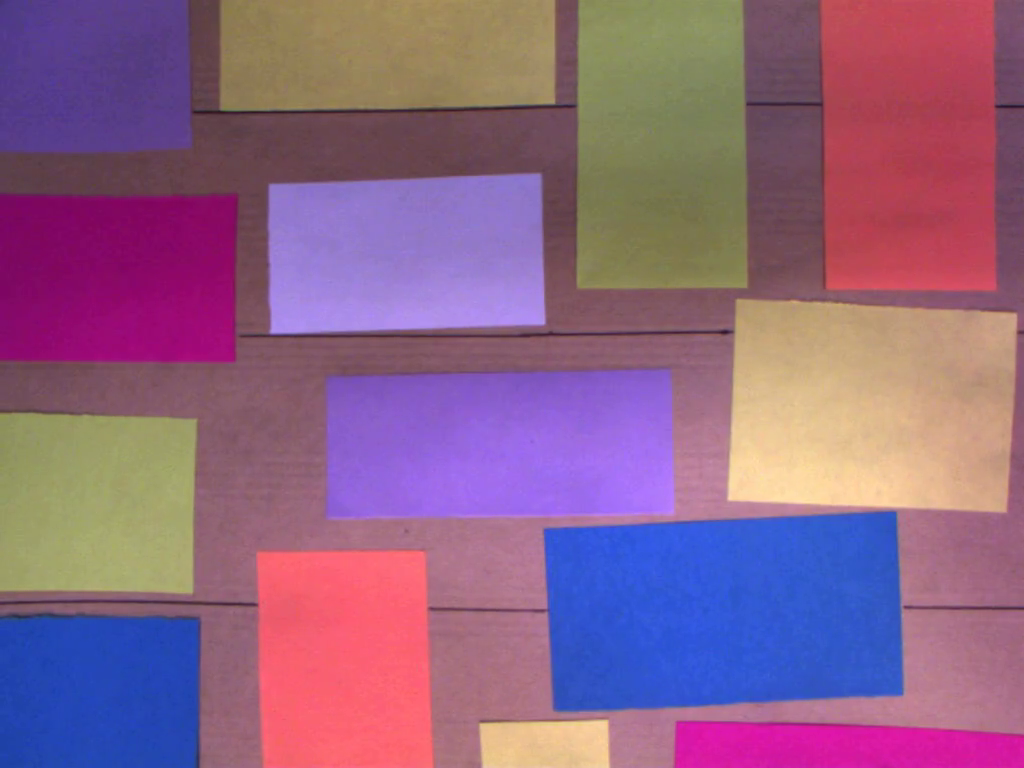
#> input picture frame 11 of paperEval.mp4, 1024 x 768 px
$ python final.py
#> lines starting #> are read from the running program, lines starting #| are printed output that depends on the picture; after the words box and inside, x2 and y2 are one past the last pixel; in counts of white or black regions, pixels touching at a corner belong together
#!/usr/bin/env python3
# -*- coding: utf-8 -*-
"""
Created on Sat Oct 23 10:32:04 2021

@author: zeng
"""

#!/usr/bin/env python3
# -*- coding: utf-8 -*-
"""
Created on Mon Oct  4 11:29:51 2021

@author: zeng
"""

import cv2
import numpy as np


lower_blue = np.array([110,150,50])
upper_blue = np.array([120,255,255])
lower_lightviolet = np.array([127,82,190])
upper_lightviolet = np.array([133,113,245])
lower_green = np.array([25,58,116])
upper_green = np.array([38,114,177])
lower_red = np.array([165,142,147])
upper_red = np.array([180,168,255])
lower_yellow = np.array([8,74,136])
upper_yellow = np.array([24,120,255])
lower_violet = np.array([127,119,126])
upper_violet = np.array([134,151,255])
lower_redviolet = np.array([155,217,116])
upper_redviolet = np.array([161,245,232])


s1=0
s2=1
s3=2
s4=3


cam = cv2.VideoCapture('paperEval.mp4')

if (not cam.isOpened):
    print ('Impossible to camera !')


while(True):
    ret, img = cam.read()
#> img is the input picture: shape (768, 1024, 3); mean B, G, R 132.4, 99.4, 142.7


# Convert BGR into HSV and display
    hsv = cv2.cvtColor(img, cv2.COLOR_BGR2HSV)
#> hsv: shape (768, 1024, 3); mean H, S, V 121.5, 124.3, 170.7
    mask_b = cv2.inRange(hsv,lower_blue,upper_blue)
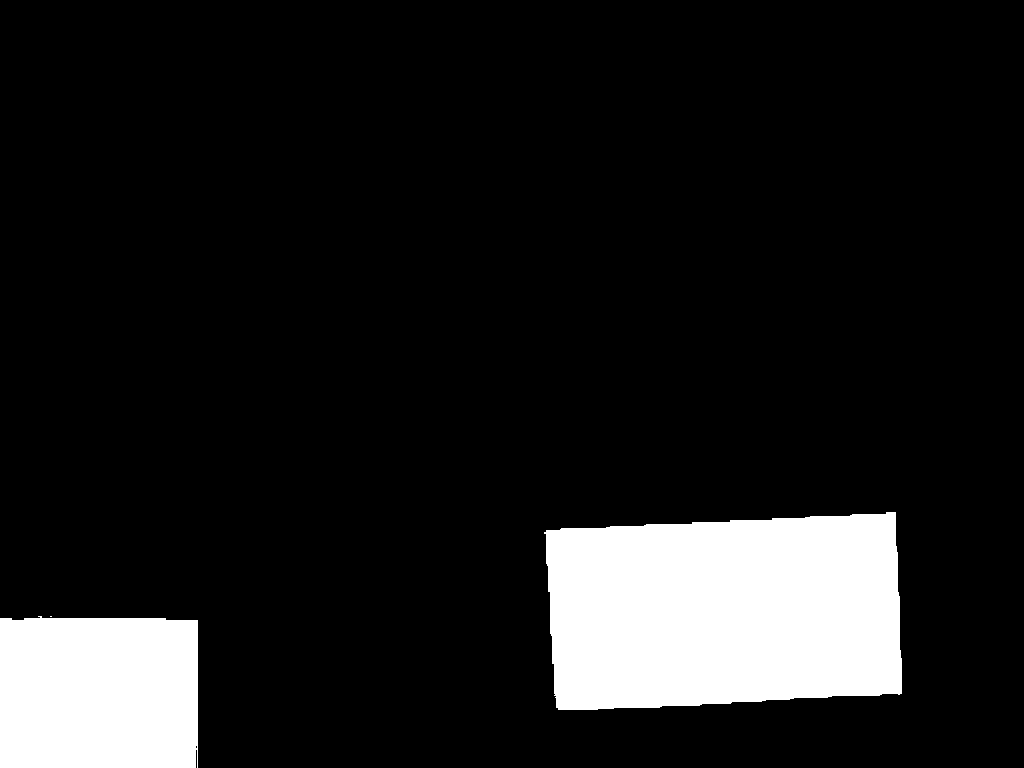
#> mask_b: shape (768, 1024); 11.8% white; 3 white regions (1 under 20 px), largest, box (x1, y1, x2, y2) and area: (544, 512, 902, 710) 63397, (0, 616, 198, 768) 29598
    output_b = cv2.bitwise_and(img,img,mask=mask_b)

    mask_lv = cv2.inRange(hsv,lower_lightviolet,upper_lightviolet)
#> mask_lv: shape (768, 1024); 5% white; 1 white region, box (x1, y1, x2, y2) and area: (270, 176, 544, 334) 39555
    output_lv = cv2.bitwise_and(img,img,mask=mask_lv)

    mask_r = cv2.inRange(hsv,lower_red,upper_red)
#> mask_r: shape (768, 1024); 10.6% white; 37 white regions (35 under 20 px), largest, box (x1, y1, x2, y2) and area: (824, 0, 996, 290) 47573, (258, 552, 432, 768) 35896
    output_r = cv2.bitwise_and(img,img,mask=mask_r)

    mask_g = cv2.inRange(hsv,lower_green,upper_green)
#> mask_g: shape (768, 1024); 10.2% white; 8 white regions (5 under 20 px), largest, box (x1, y1, x2, y2) and area: (578, 0, 746, 288) 46918, (0, 414, 196, 592) 33561, (222, 108, 264, 110) 84
    output_g = cv2.bitwise_and(img,img,mask=mask_g)

    mask_y = cv2.inRange(hsv,lower_yellow,upper_yellow)
#> mask_y: shape (768, 1024); 12.5% white; 37 white regions (25 under 20 px), largest, box (x1, y1, x2, y2) and area: (728, 298, 1016, 512) 55733, (221, 0, 556, 108) 35353, (478, 720, 610, 768) 6003
    output_y = cv2.bitwise_and(img,img,mask=mask_y)

    mask_v = cv2.inRange(hsv,lower_violet,upper_violet)
#> mask_v: shape (768, 1024); 9.6% white; 6 white regions (4 under 20 px), largest, box (x1, y1, x2, y2) and area: (328, 370, 672, 516) 48212, (0, 0, 190, 152) 27067
    output_v = cv2.bitwise_and(img,img,mask=mask_v)

    mask_rv = cv2.inRange(hsv,lower_redviolet,upper_redviolet)
#> mask_rv: shape (768, 1024); 6.5% white; 6 white regions (4 under 20 px), largest, box (x1, y1, x2, y2) and area: (0, 196, 236, 361) 37081, (678, 722, 1024, 768) 13717
    output_rv = cv2.bitwise_and(img,img,mask=mask_rv)
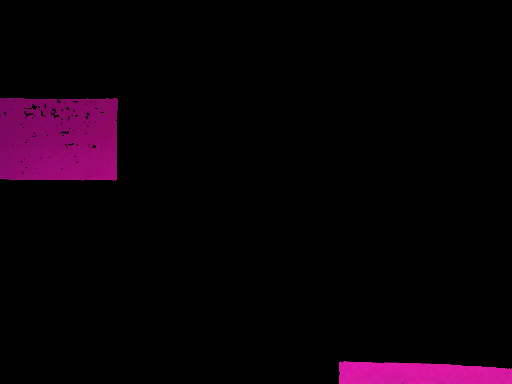
#> output_rv: shape (768, 1024, 3) (shown at 1/2 size); mean B, G, R 7.8, 0.8, 10.4
    dict = {'blue': output_b, 'light_violet': output_lv, 'red': output_r, 'green': output_g, 'yellow': output_y, 'violet': output_v, 'red_violet': output_rv}

    for i in dict:


        gray = cv2.cvtColor(dict[i], cv2.COLOR_BGR2GRAY)
        gau=cv2.GaussianBlur(gray,(5,5),0)


        bry2 = cv2.threshold(gau,45,255,cv2.THRESH_BINARY)[1]

        cnts1,hier1= cv2.findContours(bry2, cv2.RETR_TREE,cv2.CHAIN_APPROX_SIMPLE)
        cv_contours = []

        for contour in cnts1:
            area = cv2.contourArea(contour)
            if area <= 120:
                cv_contours.append(contour)
            # x, y, w, h = cv2.boundingRect(contour)
            # img[y:y + h, x:x + w] = 255
            else:
                continue


        bry3=cv2.fillPoly(bry2,cv_contours,(255,255,255))
        cnts,hier= cv2.findContours(bry3, cv2.RETR_TREE,cv2.CHAIN_APPROX_SIMPLE)


#cnt = cnts[0]
        for c in cnts:
            #if cv2.contourArea(c)>100:
            if c.size>120:


                M = cv2.moments(c)
#print( M )
                cX = int(M['m10']/M['m00'])
                cY = int(M['m01']/M['m00'])
                x,y,w,h = cv2.boundingRect(c)
                cv2.rectangle(img,(x,y),(x+w,y+h),(0,255,0),2)

                cv2.circle(img,(cX,cY),7,(255,255,255),-1)
                cv2.putText(img,i,(cX-20, cY-20), cv2.FONT_HERSHEY_SIMPLEX,0.5,(255, 255, 255),2)
                if cY<115:

                    k=str(s1)
                    cv2.putText(img,k,(cX+20, cY+20), cv2.FONT_HERSHEY_SIMPLEX,0.5,(255, 255, 255),2)
                elif cY<336:
                    k=str(s2)
                    cv2.putText(img,k,(cX+20, cY+20), cv2.FONT_HERSHEY_SIMPLEX,0.5,(255, 255, 255),2)
                elif cY<607:
                    k=str(s3)
                    cv2.putText(img,k,(cX+20, cY+20), cv2.FONT_HERSHEY_SIMPLEX,0.5,(255, 255, 255),2)
                else:
                    k=str(s4)
                    cv2.putText(img,k,(cX+20, cY+20), cv2.FONT_HERSHEY_SIMPLEX,0.5,(255, 255, 255),2)

                cv2.imshow("video", img)

                if cv2.waitKey(2)>=27:
                    break
#> this loop made 7 passes
#> i on passes 1 to 7: 'blue', 'light_violet', 'red', 'green', 'yellow', 'violet', 'red_violet'
#> pass 1, `gray = cv2.cvtColor(dict[i], cv2.COLOR_BGR2GRAY)`:
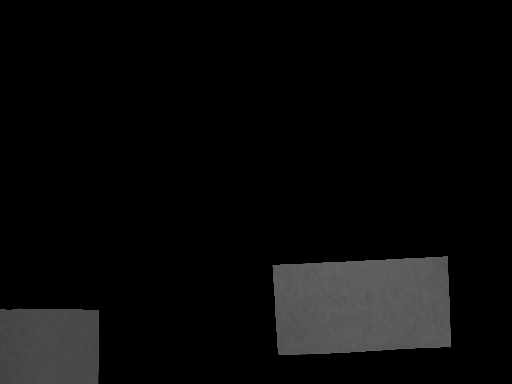
#> gray: shape (768, 1024) (shown at 1/2 size); min 0, max 107, mean 10
#> after the loop:
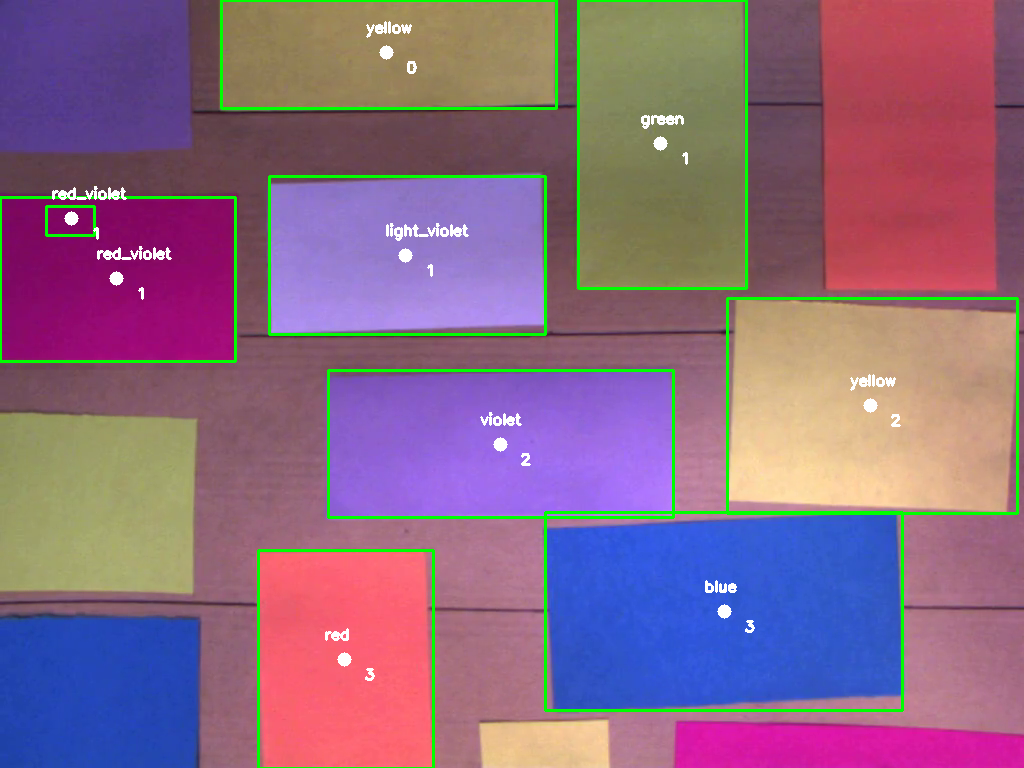
#> img: shape (768, 1024, 3); 3.32% of pixels changed, all inside (x1, y1, x2, y2) = (0, 0, 1019, 768)
cam.release
cv2.destroyAllWindows()
exit

$ run again, starting later in the video
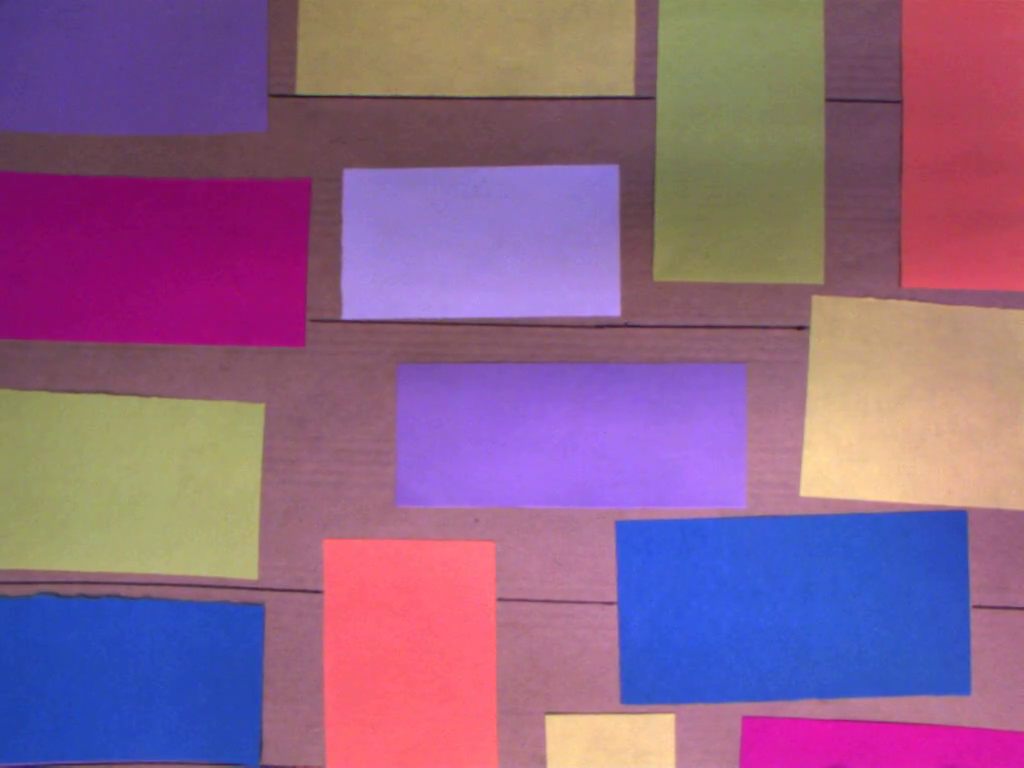
#> input picture frame 53 of paperEval.mp4, 1024 x 768 px
#> img is the input picture: shape (768, 1024, 3); mean B, G, R 136.1, 99.2, 141.4
#> hsv: shape (768, 1024, 3); mean H, S, V 121, 127, 172.4
#> `mask_b = cv2.inRange(hsv,lower_blue,upper_blue)`:
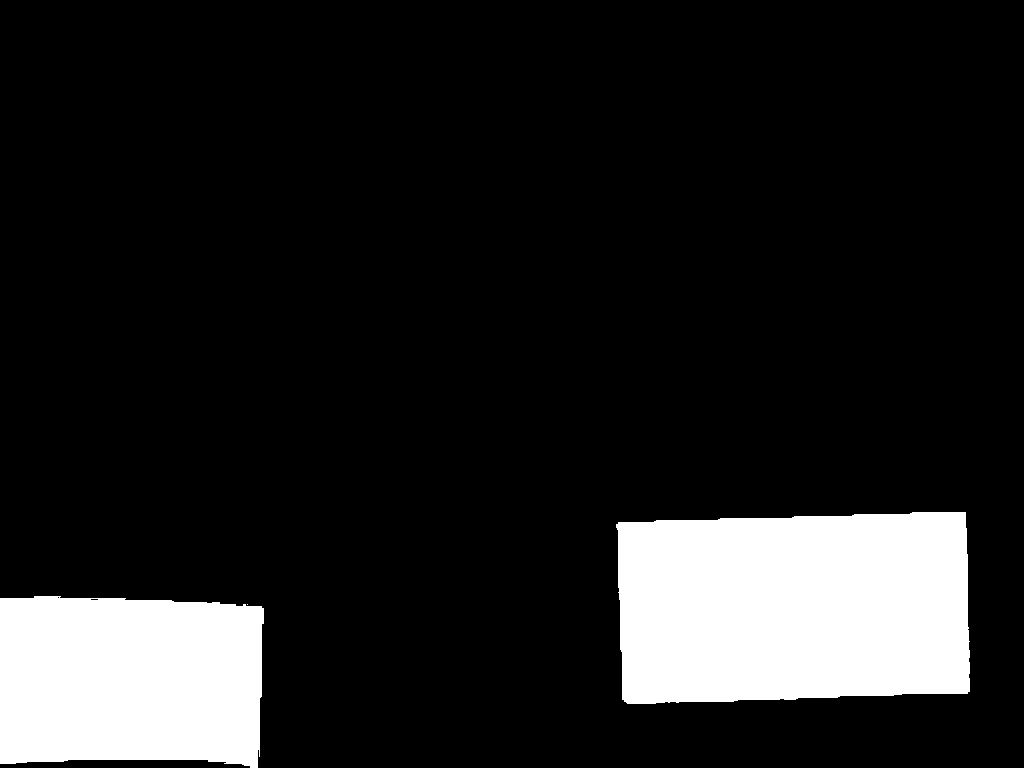
#> mask_b: shape (768, 1024); 13.4% white; 3 white regions (1 under 20 px), largest, box (x1, y1, x2, y2) and area: (616, 512, 970, 704) 63413, (0, 596, 264, 768) 42184
#> mask_lv: shape (768, 1024); 5% white; 9 white regions (8 under 20 px), largest, box (x1, y1, x2, y2) and area: (342, 166, 618, 319) 38923
#> mask_r: shape (768, 1024); 9% white; 33 white regions (31 under 20 px), largest, box (x1, y1, x2, y2) and area: (324, 540, 496, 768) 36413, (901, 0, 1024, 290) 34125
#> mask_g: shape (768, 1024); 11.2% white; 33 white regions (27 under 20 px), largest, box (x1, y1, x2, y2) and area: (654, 0, 824, 282) 45594, (0, 390, 264, 572) 41791, (448, 94, 482, 96) 68, (298, 92, 320, 94) 42, (223, 560, 231, 568) 38, (210, 562, 220, 568) 32
#> mask_y: shape (768, 1024); 10.7% white; 46 white regions (32 under 20 px), largest, box (x1, y1, x2, y2) and area: (800, 296, 1024, 510) 43412, (296, 0, 636, 96) 31594, (546, 712, 676, 768) 6986
#> mask_v: shape (768, 1024); 10.6% white; 18 white regions (14 under 20 px), largest, box (x1, y1, x2, y2) and area: (396, 364, 744, 508) 48532, (0, 0, 266, 134) 34487, (599, 172, 608, 176) 23, (80, 762, 98, 764) 20
#> mask_rv: shape (768, 1024); 7.6% white; 6 white regions (4 under 20 px), largest, box (x1, y1, x2, y2) and area: (0, 174, 310, 346) 48017, (744, 718, 1024, 768) 12035
#> the loop `for i in dict:  ` made 7 passes
#> i on passes 1 to 7: 'blue', 'light_violet', 'red', 'green', 'yellow', 'violet', 'red_violet'
#> after the loop `for i in dict:`:
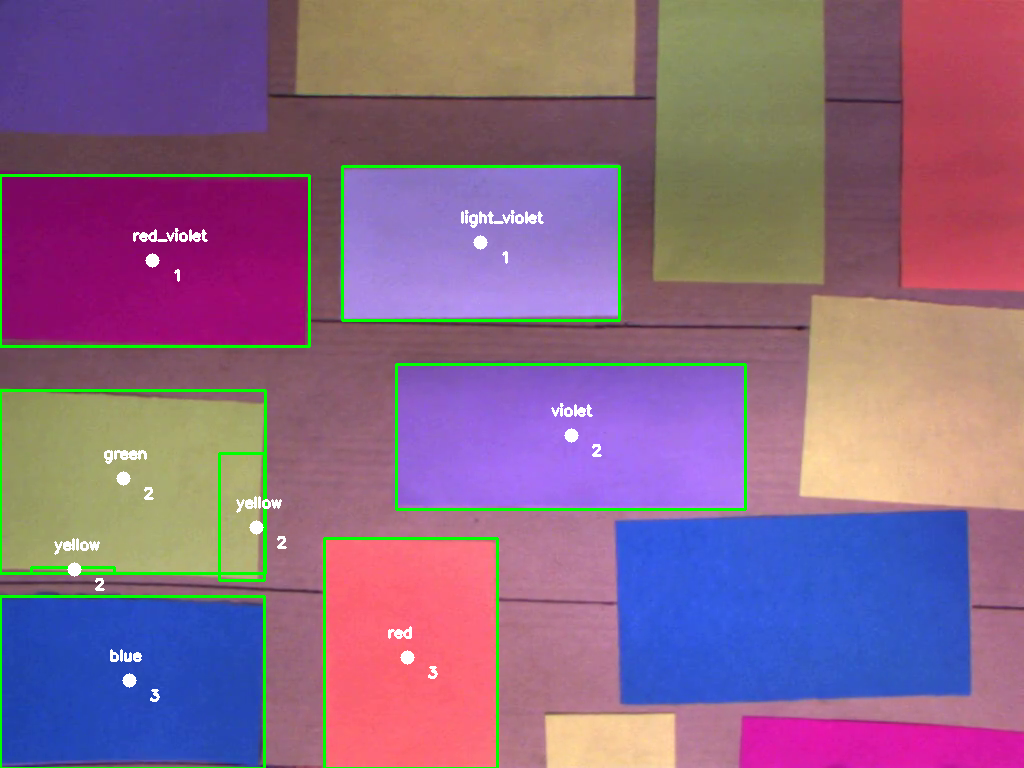
#> img: shape (768, 1024, 3); 2.57% of pixels changed, all inside (x1, y1, x2, y2) = (0, 165, 747, 768)
